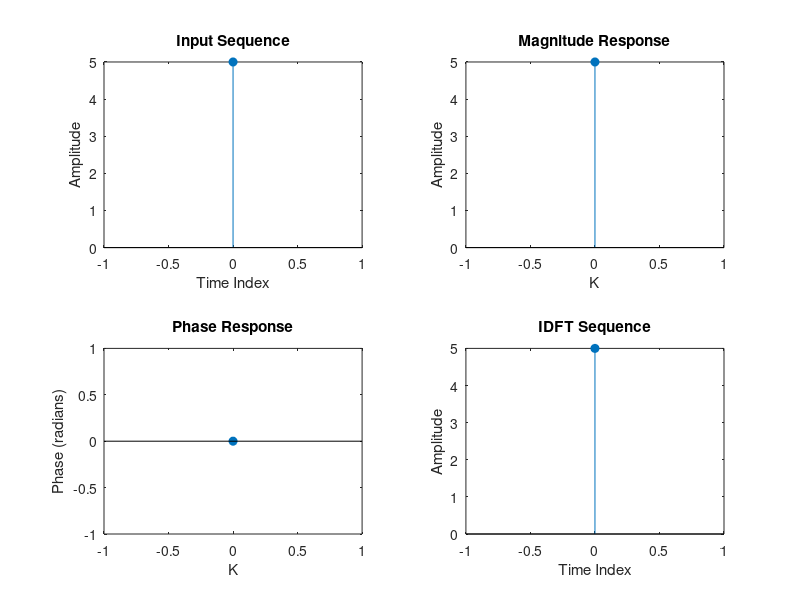

Source code (MATLAB):
clc;
close all;
clear;

% Get the sequence from user
xn = input('Enter the sequence x(n): ');

ln = length(xn);              % Length of the input sequence
xk = zeros(1, ln);            % Initialize DFT array
ixk = zeros(1, ln);           % Initialize IDFT array

%-------------------- DFT of the sequence ---------------------
for k = 0:ln-1
    for n = 0:ln-1
        xk(k+1) = xk(k+1) + (xn(n+1) * exp(-1i * 2 * pi * k * n / ln));
    end
end

%-------------------- Plotting Input Sequence ------------------
t = 0:ln-1;
subplot(2,2,1);
stem(t, xn, 'filled');
ylabel('Amplitude');
xlabel('Time Index');
title('Input Sequence');

%------------------ Magnitude Response -------------------------
magnitude = abs(xk);
subplot(2,2,2);
stem(t, magnitude, 'filled');
ylabel('Amplitude');
xlabel('K');
title('Magnitude Response');

%------------------ Phase Response -----------------------------
phase = angle(xk);
subplot(2,2,3);
stem(t, phase, 'filled');
ylabel('Phase (radians)');
xlabel('K');
title('Phase Response');

%------------------ IDFT of the sequence -----------------------
for n = 0:ln-1
    for k = 0:ln-1
        ixk(n+1) = ixk(n+1) + (xk(k+1) * exp(1i * 2 * pi * k * n / ln));
    end
end
ixk = ixk ./ ln;

%------------------ Plotting IDFT Sequence ---------------------
subplot(2,2,4);
stem(t, real(ixk), 'filled');  % Use real part to avoid small imaginary errors
ylabel('Amplitude');
xlabel('Time Index');
title('IDFT Sequence');

